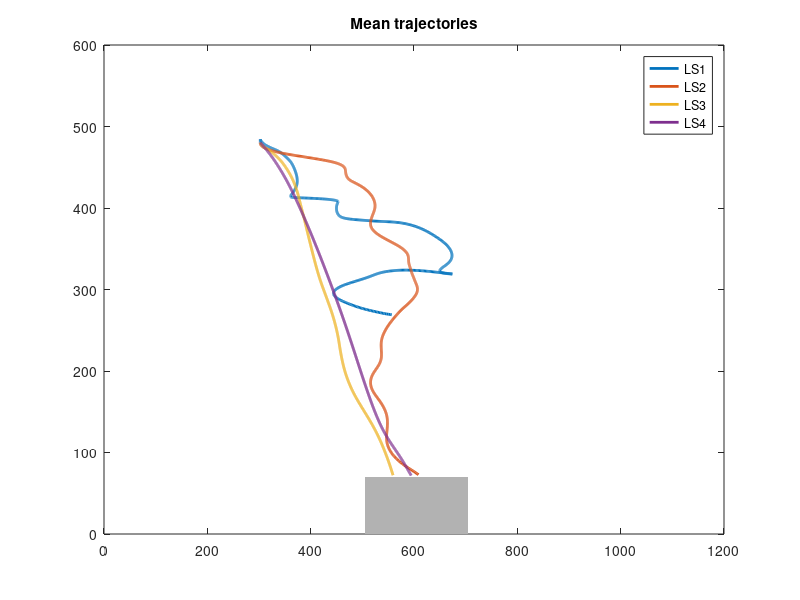

Write the MATLAB code that produced this figure. (Note: this script raises an error after producing the figure.)
%% plottings learning stage trajectories for web deployable game
% This code will plot the trajectories from LS_trajectories.mat

clear; clc; close all;

load("LS_Trajectories.mat");

%organize LS trajectories
LS1 = cell2mat(LS_Trajectories(1,:));
LS2 = cell2mat(LS_Trajectories(2,:));
LS3 = cell2mat(LS_Trajectories(3,:));
LS4 = cell2mat(LS_Trajectories(4,:));
%%
LS1(1:1000,:) = -LS1(1:1000,:) * 1210/60 + 605;
LS1(1001:end,:) = LS1(1001:end,:) * 600/35;

LS2(1:1000,:) = -LS2(1:1000,:) * 1210/60 + 605;
LS2(1001:end,:) = LS2(1001:end,:) * 600/35;

LS3(1:1000,:) = -LS3(1:1000,:) * 1210/60 + 605;
LS3(1001:end,:) = LS3(1001:end,:) * 600/35;

LS4(1:1000,:) = -LS4(1:1000,:) * 1210/60 + 605;
LS4(1001:end,:) = LS4(1001:end,:) * 600/35;

Lstages = {LS1,LS2,LS3,LS4};

%% plot position

%create canonical means (x,y)
for i =1:length(Lstages)
    mean_traj(:,i) = mean(Lstages{i},2);
end

%plot mean trajectories (x,y)
figure; hold on
xlim([0 1200]); ylim([0 600])
title('Mean trajectories')
for k = 1:size(mean_traj,2)
    plot(mean_traj(1:1000,k),mean_traj(1001:2000,k),'LineWidth',2) %plot x and y
    box on
end
patch([505, 705, 705, 505],[0,0,70,70], [.7 .7 .7],'FaceAlpha',1, 'LineStyle','none')

legend('LS1','LS2','LS3','LS4')
c = colororder(gcf);


% plot canonical trajectories
f2 = figure('units','pixels','outerposition',[100 100 720 540]);
tcl = tiledlayout(2,2);
for j = 1:length(Lstages) % j learning stage 
    nexttile; hold on
    title(['Learning Stage ' num2str(j)])
    for i = 1:size(Lstages{1,j},2) % i trajectories in each learning stage
        plot(Lstages{1,j}(1:1000,i),Lstages{1,j}(1001:2000,i),'LineWidth',1.5,'color',c(j,:))  %plot x and y
        if i == 4
            plot(mean_traj(1:1000,j),mean_traj(1001:2000,j),'LineWidth',3,...
                'color',c(j,:)) %plot x and y
        end
    end
    patch([505, 705, 705, 505],[0,0,70,70], [.7 .7 .7],'FaceAlpha',1, 'LineStyle','none')
    xlim([0 1200]); ylim([0 600])
    box on
end
tcl.TileSpacing = 'compact';
tcl.Padding = 'compact';
fontsize(tcl,12,'pixels')
exportgraphics(f2,'Learning_Stages_web.png','Resolution',100)
saveas(f2, 'Learning_Stages_web.fig')


%% Convex hull

for i = 1:4
    LS_Pos{i} = [];
    conv{i} = [];
    Z{i} = [];
    for j = 1:size(Lstages{1,i},2)
        LS_Pos{i} = [LS_Pos{i}; [Lstages{1,i}(1:1000,j),Lstages{1,i}(1001:2000,j)]];
    end
    % if i == 1
    %     LS_Pos{i} = [LS_Pos{i}; [0,450;0,150]];
    % end
    conv{i} = convhull(LS_Pos{i});
    Z{i} = zeros(length(LS_Pos{i}));
    Z{i}(conv{i}) = 1;
end


%%
% plot canonical trajectories
f = figure('units','pixels','outerposition',[100 100 1440 270]);
tcl = tiledlayout(1,4);
for i = 1:length(Lstages) % j learning stage 
    nexttile; hold on
    title(['Learning Stage ' num2str(i)])
    p(i) = plot(mean_traj(1:1000,i),mean_traj(1001:2000,i),'LineWidth',3,'color',c(i,:), 'Displayname', strcat('LS ', num2str(i))); %plot x and y
    lp = patch([505, 705, 705, 505],[0,0,70,70], [.7 .7 .7],'FaceAlpha', 1, 'LineStyle','none')
    patch(LS_Pos{i}(conv{i},1),LS_Pos{i}(conv{i},2),c(i,:),'FaceAlpha',.125,'LineStyle','none')
    xlim([0 1200]); ylim([0 600])
    box on
    hold off
end
tcl.TileSpacing = 'compact';
tcl.Padding = 'compact';
fontsize(tcl,12,'pixels')
exportgraphics(f,'Learning_Stages_web.png','Resolution',100)
saveas(f, 'Learning_Stages_web.fig')